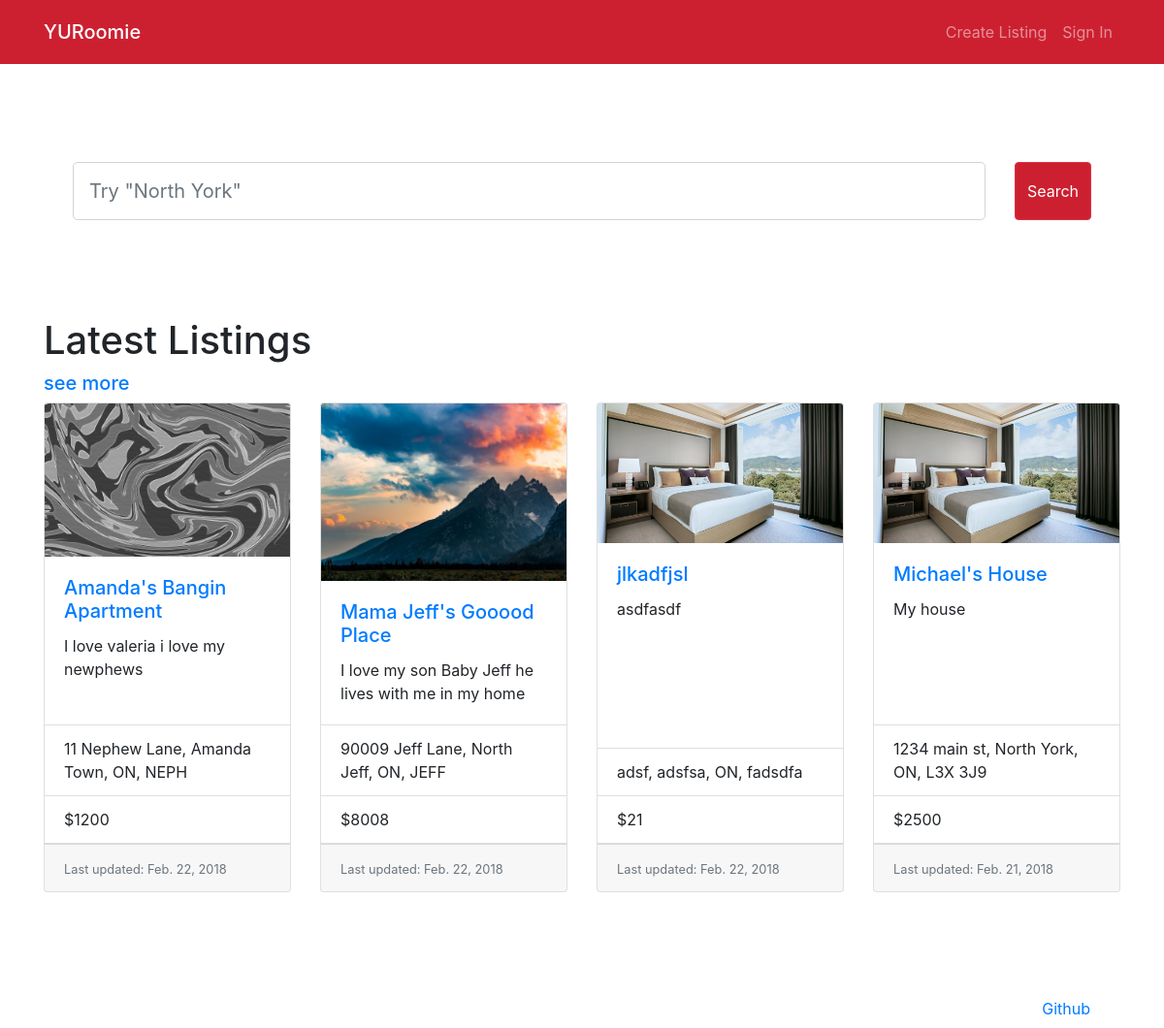
Before: / with the older database file.
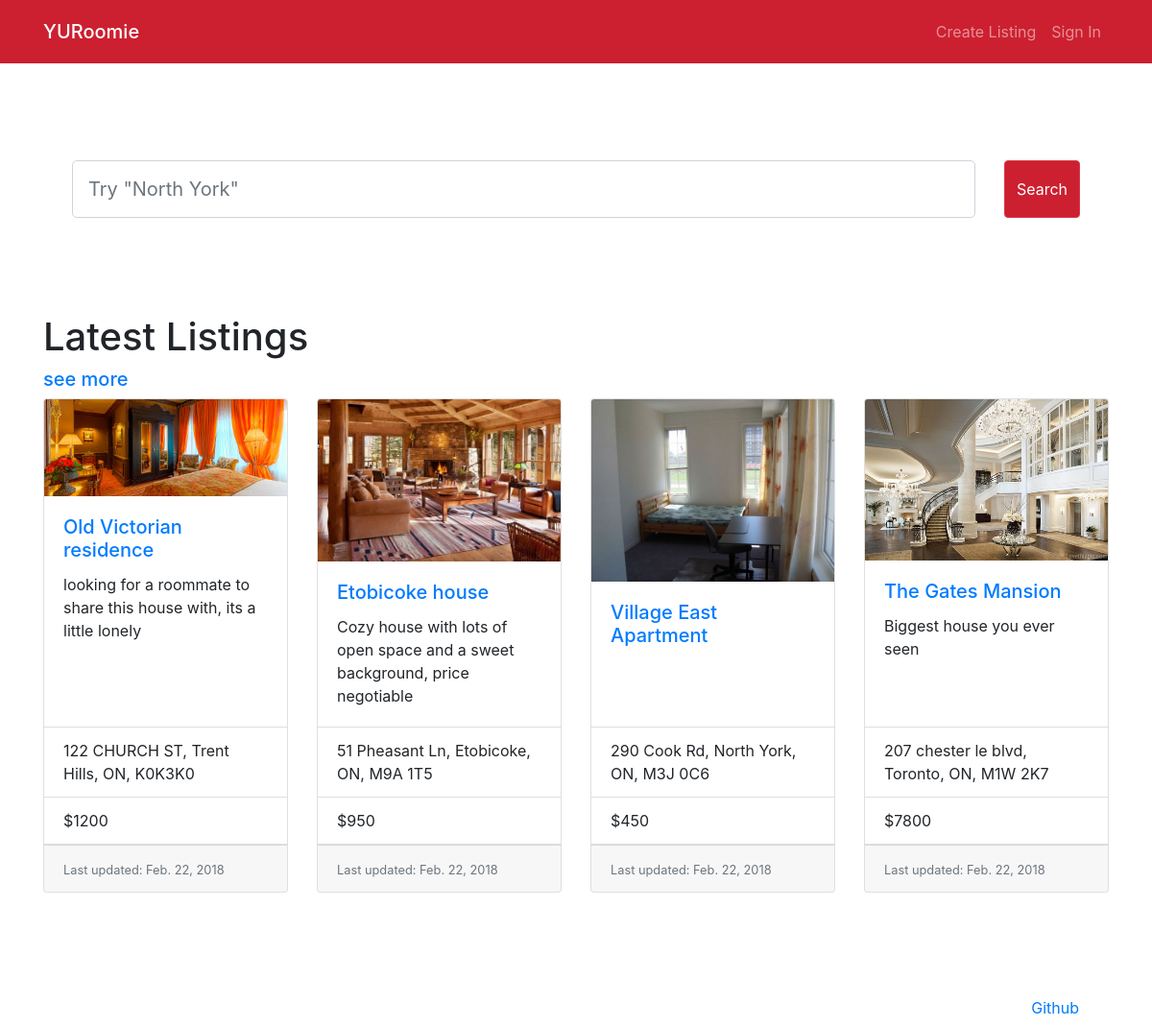
After: the same page with the newer database file.
### home/models.py (models this page shows, shortened)
class Room(models.Model):
    host_name = models.CharField(max_length=50)
    address = models.CharField(max_length=100)
    property_name = models.CharField(max_length=30, default="")
    description = models.TextField(default="", blank=True)
    cost = models.PositiveIntegerField(default=0)
    visits = models.PositiveIntegerField(default=0)
    property_type_options = (('a', 'apartment'),
                                ('c', 'condo'),
                                ('t', 'townhouse'),
                                ('h', 'house'))
    property_type = models.CharField(choices=property_type_options, max_length=10)
    number_of_rooms = models.PositiveSmallIntegerField()
    garages = models.PositiveSmallIntegerField()
    creator_id = models.PositiveIntegerField()
    creator_email = models.CharField(max_length=50)
    creator_phone = models.CharField(max_length=10, default="", blank=True)
    creator_gender = models.CharField(max_length=10)
    creator_major = models.CharField(max_length=20)
    creator_year = models.PositiveSmallIntegerField()
    last_updated = models.DateTimeField(auto_now_add=True)

class RoomImage(models.Model):
    room = models.ForeignKey(Room, on_delete=models.CASCADE)
    image = models.ImageField()

### home/views.py (the view)
# urls.py: path('', views.index, name='index'),
def index(request):
    latest_posts_list = Room.objects.order_by('-last_updated')[:4]
    return render(request, 'home/index.html', {'latest_posts_list': latest_posts_list,})

### home/templates/home/index.html
{% extends 'home/base.html'%}
{% load static %}
{% block body %}
    <div class="container-fluid">
        <div class="w-100" style="height:100px;"></div>
        <div class="col">
        </div>
        <form class="form-inline" method="GET" action="{% url 'search' %}">
            <div class="col">
                <input type="search" name="q" class="form-control form-control-lg" id="mainSearchBar" aria-describedby="searchHelp" placeholder="Try &quot;North York&quot;" autocomplete="off">
            </div>
            <div class="col-auto">
                <button type="submit" class="btn btn-danger form-control-lg" id="mainSearchButton">Search</button>
            </div>
        </form>
        <div class="w-100" style="height:100px;"></div>
        <div class="row">
            <h1>Latest Listings</h1>
        </div>
        <div class="row">
            <a href="{% url 'search' %}"><h5>see more</h5></a>
        </div>
        <div class="row">
            <div class="card-deck">
                {% if latest_posts_list %}
                    {% for room in latest_posts_list %}
                        <div class="card">
                            <a href="{% url 'detail' room.id %}">
                                <img class="card-img-top" src="{{ room.roomimage_set.all.0.image.url }}" alt="{{room.name}}"></a>
                            <div class="card-body">
                                <a href="{% url 'detail' room.id %}"><h5 class="card-title">{{ room.property_name }}</h5></a>
                                <p class="card-text">{{ room.description|truncatewords:23 }}</p>
                            </div>
                            <ul class="list-group list-group-flush">
                                <li class="list-group-item">{{ room.address }}</li>
                                <li class="list-group-item">${{ room.cost }}</li>
                            </ul>
                            <div class="card-footer">
                                <small class="text-muted">Last updated: {{ room.last_updated.date }}</small>
                            </div>
                        </div>
                    {% endfor %}
                {% else %}
                    <h1>No rooms are available.</h1>
                {% endif %}
            </div>
        </div>
        <div class="w-100" style="height:100px;"></div>
        <ul class="nav justify-content-end">
            <li class="nav-item">
                <a class="nav-link" href="https://github.com/michaelroudnitski/yuroomie">Github</a>
            </li>
        </ul>
    </div>
{% endblock %}

Changed rows visible on the page:
removed Room: roomimage_set.all.0.image (picture), property_name "Amanda's Bangin Apartment", description "I love valeria i love my newphews", address "11 Nephew Lane, Amanda Town, ON, NEPH", cost "1200", last_updated "Feb. 22, 2018"
removed Room: roomimage_set.all.0.image (picture), property_name "Mama Jeff's Gooood Place", description "I love my son Baby Jeff he lives with me in my home", address "90009 Jeff Lane, North Jeff, ON, JEFF", cost "8008", last_updated "Feb. 22, 2018"
removed Room: roomimage_set.all.0.image (picture), property_name "jlkadfjsl", description "asdfasdf", address "adsf, adsfsa, ON, fadsdfa", cost "21", last_updated "Feb. 22, 2018"
changed Room: roomimage_set.all.0.image: a different picture; property_name "Michael's House" → "Old Victorian residence"; description "My house" → "looking for a roommate to share this house with, its a little lonely"; address "1234 main st, North York, ON, L3X 3J9" → "122 CHURCH ST, Trent Hills, ON, K0K3K0"; cost "2500" → "1200"; last_updated "Feb. 21, 2018" → "Feb. 22, 2018"
now on this page (row edited): Room: roomimage_set.all.0.image (picture), property_name "Etobicoke house", description "Cozy house with lots of open space and a sweet background, price negotiable", address "51 Pheasant Ln, Etobicoke, ON, M9A 1T5", cost "950", last_updated "Feb. 22, 2018"
added Room: roomimage_set.all.0.image (picture), property_name "Village East Apartment", address "290 Cook Rd, North York, ON, M3J 0C6", cost "450", last_updated "Feb. 22, 2018"
added Room: roomimage_set.all.0.image (picture), property_name "The Gates Mansion", description "Biggest house you ever seen", address "207 chester le blvd, Toronto, ON, M1W 2K7", cost "7800", last_updated "Feb. 22, 2018"
